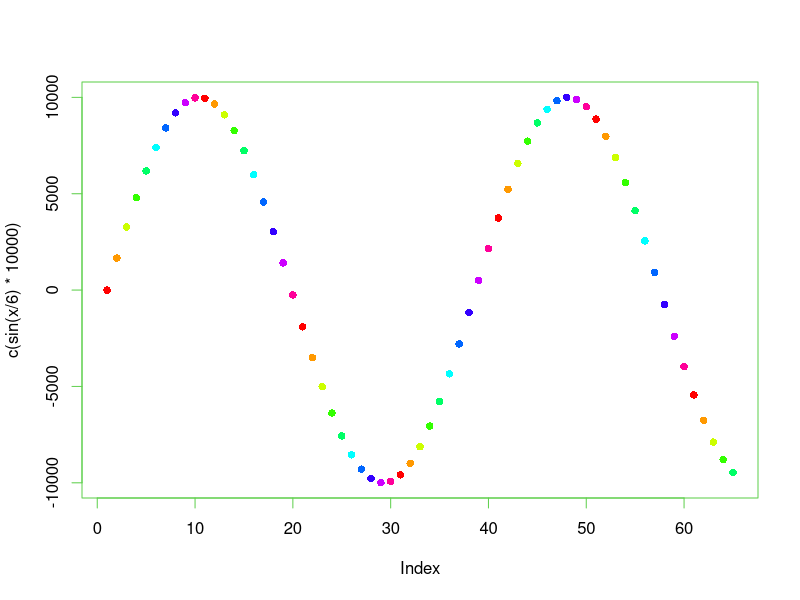
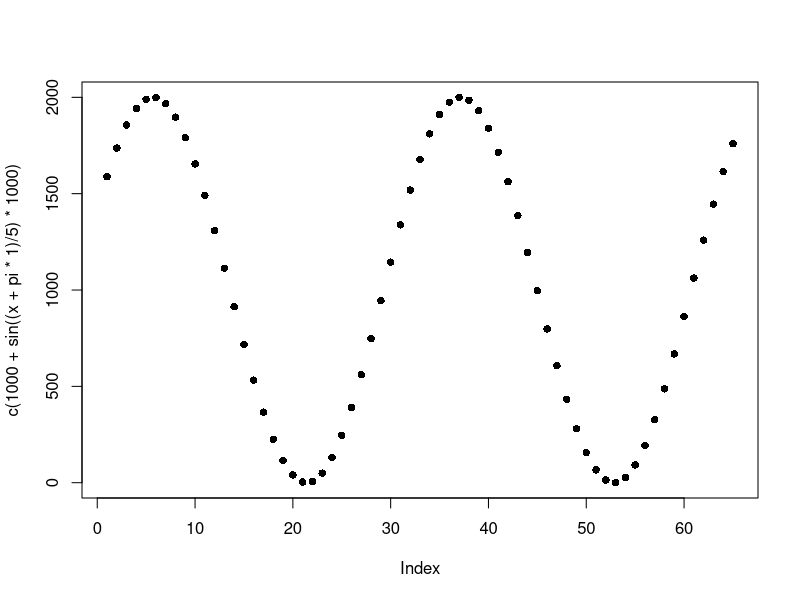
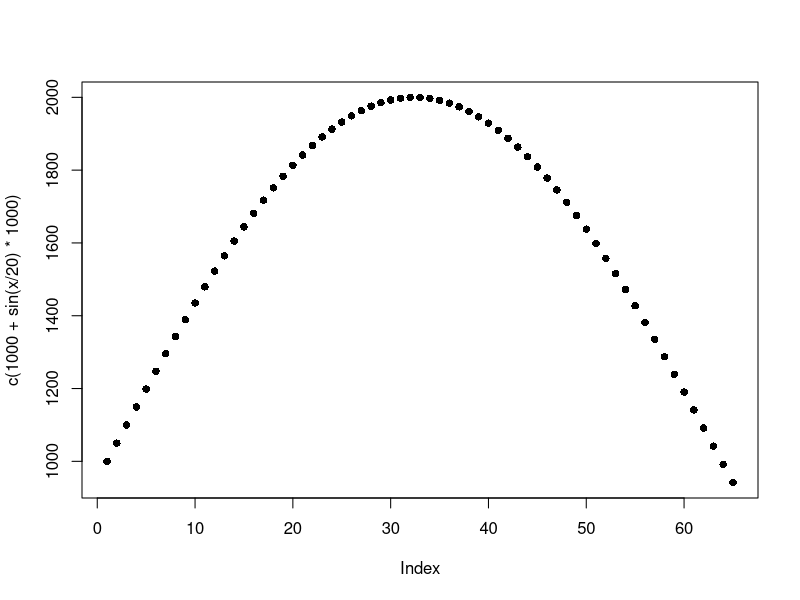
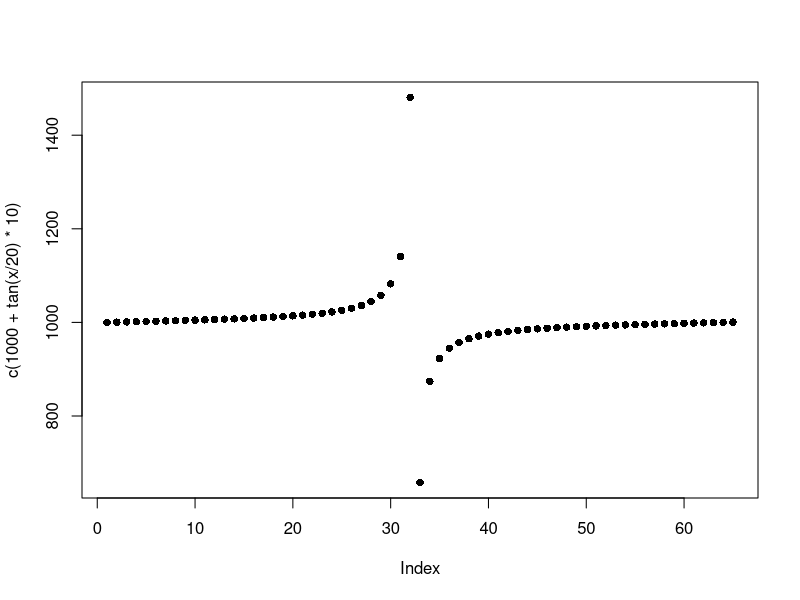
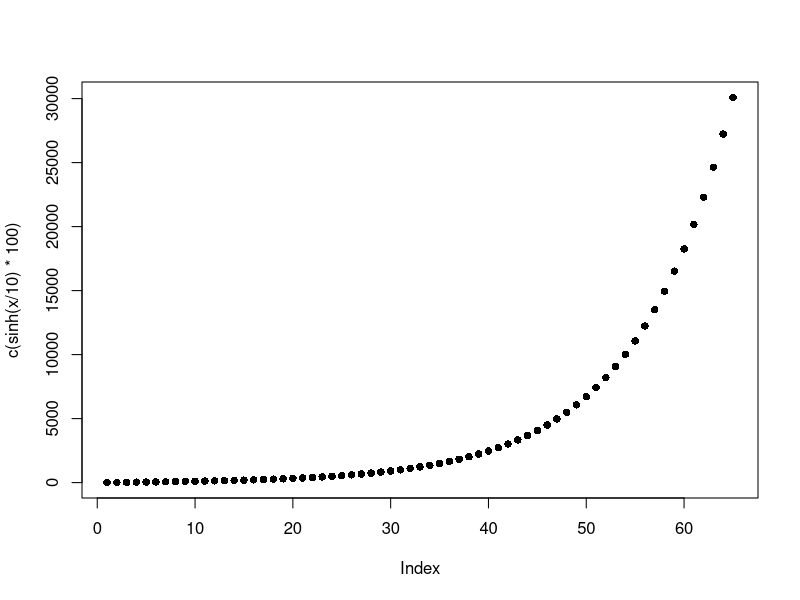

Here is the R script that generated these plots, in order:
## ---- chunk 1
x <- seq(0,64, 1)
## ---- chunk 2
plot(c(sin(x/6)*10000), pch=16, col=rainbow(10+sin(x), alpha=1), fg=3)
## ---- chunk 3
plot(c(1000+sin((x+pi*1)/5)*1000), pch=16)
## ---- chunk 4
plot (c(1000+sin(x/20)*1000), pch=16)
## ---- chunk 5
plot (c(1000+tan(x/20)*10), pch=16)
## ---- chunk 6
plot(c(sinh(x/10)*100), pch=16)
